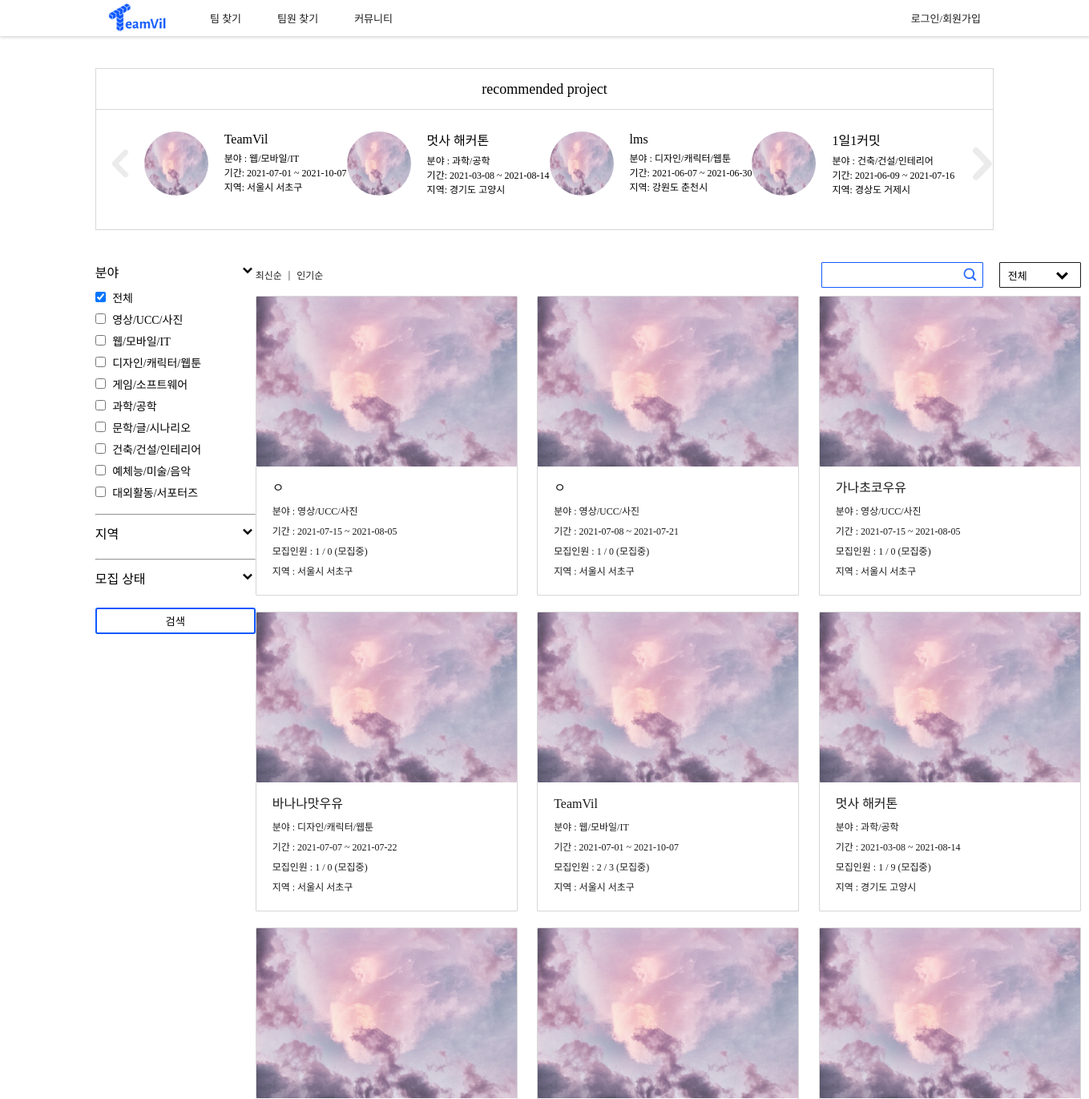
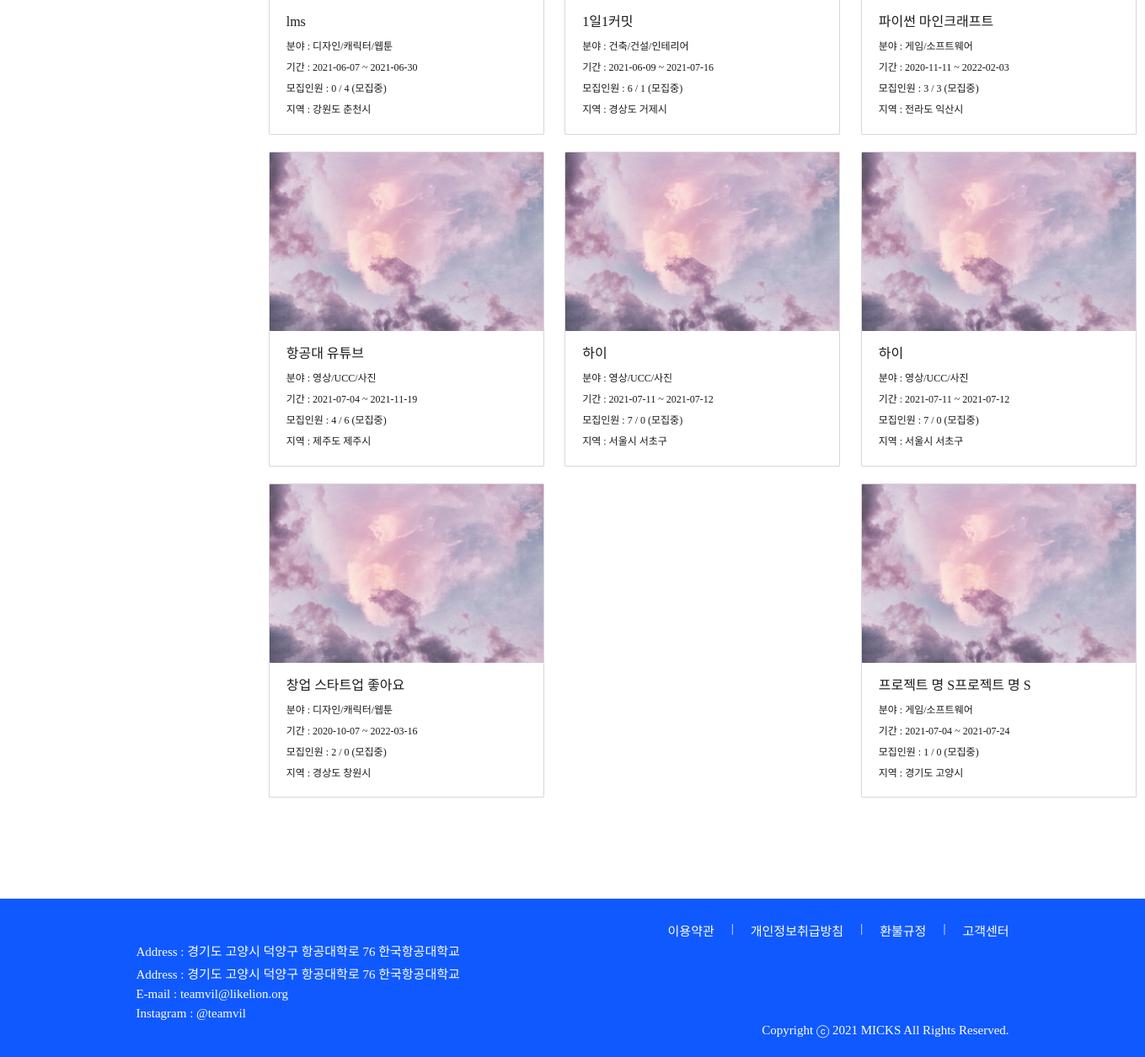
/project/team_search/, run on the app's committed database (2 pictures, top to bottom).
### project/models.py (models this page shows, shortened)
class Project(models.Model):
    user_id = models.ForeignKey(User, on_delete = models.PROTECT, db_column="user_id")
    use = models.IntegerField(default=0)
    isEnd = models.IntegerField(default=0)
    type = models.IntegerField()
    title = models.CharField(max_length=100)
    desc = models.CharField(max_length=100)
    field1_id = models.ForeignKey('home.Field1', on_delete = models.CASCADE, db_column="field1_id")
    field2 = models.CharField(max_length=20)
    region1_id = models.ForeignKey('home.Region1', on_delete = models.CASCADE, db_column="region1_id")
    region2_id = models.ForeignKey('home.Region2', on_delete = models.CASCADE, db_column="region2_id")
    mem_total = models.IntegerField()
    mem_now = models.IntegerField()
    mem_duty = models.IntegerField(default=0)
    start_date = models.DateField()
    end_date = models.DateField()
    state = models.IntegerField(default=1)
    school = models.CharField(max_length=45, null=True)
    content = models.TextField()
    isLink = models.IntegerField(default=0)
    isFile = models.IntegerField(default=0)
    education_id = models.ForeignKey('home.Education', on_delete = models.CASCADE, db_column="education_id", null=True)
    view_cnt = models.IntegerField(default=0)
    register = models.DateTimeField(default=timezone.now)

### home/models.py (models this page shows, shortened)
class Field1(models.Model):
    field1 = models.CharField(max_length=20)

class Region1(models.Model):
    region1 = models.CharField(max_length=20)

class Region2(models.Model):
    region1_id = models.ForeignKey(Region1, on_delete = models.CASCADE, db_column="region1_id")
    region2 = models.CharField(max_length=20)

### project/views.py (the view)
# urls.py: path('team_search/', views.team_search, name = "team_search"),
def team_search(request):
    projects = Project.objects.all().order_by('-register')
    projects_reg = Project.objects.all().order_by('id')[:4]
    field1 = Field1.objects.all() # 대분야 (ex IT)
    mbti = Mbti.objects.all()
    region2 = Region2.objects.all() # ~시 (서울만 ~구)
    term = Term.objects.all()
    job = Job.objects.all()
    return render(request, "team_search.html", {'projects':projects, "field1s":field1, "mbtis" : mbti,
                                                    "region2s": region2, "terms": term, "jobs": job, "projects_reg": projects_reg})

### project/templates/team_search.html (shortened to what this page needs)
<!DOCTYPE html>
<html lang="en">
{% load static %}
<head>
    <link rel="stylesheet" href="{% static 'css/base.css' %}">
    <link rel="stylesheet" href="{% static 'css/team_search.css' %}">
</head>
<body>
    {% include 'navbar.html' %}
    <section class="member_search-rec-box margin margin">
        <p class="member_search-rec-title spoqa-regular">recommended project</p>
        <div class="member_search-rec-container">
            <img class="member_search-chevron-left" src="{% static 'image/chevron-left.png' %}" alt="">
            {% for reg in projects_reg %}
            <div class="member_search-rec-member">
                <img class="member_search-rec-image" src="{% static 'image/cloud.jpg' %}">
                <div class="member_search-rec-info">
                    <p class="member_search-rec-info-name spoqa-regular">{{reg.title}}</p>
                    <p class="spoqa-light">분야 : {{reg.field1_id.field1}}</p>
                    <p class="spoqa-light">기간: {{reg.start_date|date:"Y-m-d"}} ~ {{reg.end_date|date:"Y-m-d"}}</p>
                    <p class="spoqa-light">지역: {{reg.region1_id.region1}} {{reg.region2_id.region2}}</p>
                </div>
            </div>
            {% endfor %}
            <img class="member_search-chevron-right" src="{% static 'image/chevron-right.png' %}" alt="">
        </div>
    </section>
    <section class="team_search-main-container margin">
        <aside class="team_search-filter-container">
            <div class="team_search-filter-item-container">
                <div class="team_search-filter-active">
                    <p class="team_search-filter-title spoqa-medium">분야</p>
                    <div value="field1" class="drop_btn">
                        <img class="team_search-chevron" src="{% static 'image/chevron-down.png' %}">
                    </div>
                </div>
                <div class="active" id="field1">
                    <div class="team_search-filter-item-list spoqa-light">
                        <label>
                            <input type="checkbox" value='all' class="field1" data="field1_all" checked>
                            <span>전체</span>
                        </label>
                    </div>
                    {% for field1 in field1s %}
                        <div class="team_search-filter-item-list spoqa-light">
                            <label>
                                <input type="checkbox" value='{{field1.id}}' class="field1">
                                <span>{{field1.field1}}</span>
                            </label>
                        </div>
                    {% endfor %}
                </div>
                <hr>
                <div class="team_search-filter-active">
                    <p class="team_search-filter-title spoqa-medium">지역</p>
                    <div value="region" class="drop_btn">
                        <img class="team_search-chevron" src="{% static 'image/chevron-down.png' %}">
                    </div>
                </div>
                <hr>
                <div class="team_search-filter-active">
                    <p class="team_search-filter-title spoqa-medium">모집 상태</p>
                    <div value="state" class="drop_btn">
                        <img class="team_search-chevron" src="{% static 'image/chevron-down.png' %}">
                    </div>
                </div>
            </div>
            <a class="a-search">
                <button class="search team_filter spoqa-medium">검색</button>
            </a>
        </aside>
        <main>
            <div class="member_search-member-select-container">
                <div class="member_search-member-select-sort spoqa-regular">
                    <a href="">최신순</a>
                    <p>|</p>
                    <a href="">인기순</a>
                </div>
                <div class="member_search-member-select-right-container">
                    <div class="member_search-search-container">
                        <input class="member_search-member-select-search spoqa-light" type="text">
                        <img class="member_search-search-button" src="{% static 'image/search.png' %}">
                    </div>
                    <div class="member_search-member-select-state spoqa-regular drop_btn" value="sort">
                        <div class="member_search-select-state-button">
                            <p>전체</p>
                            <img class="member_search-chevron" src="{% static 'image/chevron-down.png' %}">
                        </div>
                    </div>
                </div>
            </div>
            <div class="team_search-team-container">
                {% for project in projects %}
                    <a href="{% url 'team_detail' project.id %}">
                        <article class="team_search-team-item">
                            <img class="team_search-team-image" src="{% static 'image/cloud.jpg' %}" alt="">
                            <div class="team_search-team-item-text">
                                <p class="team_search-team-item-title spoqa-medium">{{project.title}}</p>
                                <p class="team_search-team-item-content spoqa-regular">분야 : {{project.field1_id.field1}}</p>
                                <p class="team_search-team-item-content spoqa-regular">기간 : {{project.start_date|date:"Y-m-d"}} ~ {{project.end_date|date:"Y-m-d"}}</p>
                                <p class="team_search-team-item-content spoqa-regular">모집인원 : {{project.mem_now}} / {{project.mem_duty}}
                                    {% if project.state == 1%}
                                        (모집중)
                                    {% else %}
                                        (모집완료)
                                    {% endif %}
                                </p>
                                <p class="team_search-team-item-content spoqa-regular">지역 : {{project.region1_id.region1}} {{project.region2_id.region2}}</p>
                            </div>
                        </article>
                    </a>
                {% endfor %}
            </div>
        </main>
    </section>
    {% include 'footer.html' %}
</body>
</html>

### teamvil/static/css/base.css (style rules this page uses)
* { margin: 0; padding: 0; }
.margin { margin: 0px 118.6875px; }
.active { display: block; }
.spoqa-light { font-family: 'Spoqa Han Sans Neo', 'sans-serif'; font-weight: 300; }
.spoqa-regular { font-family: 'Spoqa Han Sans Neo', 'sans-serif'; font-weight: 400; }
.spoqa-medium { font-family: 'Spoqa Han Sans Neo', 'sans-serif'; font-weight: 500; }
a { text-decoration: none; color: #1B1B1B; }

### project/static/css/team_search.css (style rules this page uses)
hr { margin: 10px 0px; }
label { cursor: pointer; }
.member_search-rec-box { margin-top: 40px; margin-bottom: 40px; height: 200px; border: 1px solid #D7D7D7; min-width: 1000px; }
.member_search-rec-title { height: 50px; border-bottom: 1px solid #D7D7D7; text-align: center; line-height: 50px; margin-bottom: 25px; font-size: 18px; }
.member_search-rec-container { display: flex; justify-content: space-between; align-items: center; }
.member_search-chevron-left { display: block; width: 60px; height: 60px; }
.member_search-rec-member { display: flex; align-items: center; flex-shrink: 0; }
.member_search-rec-image { width: 80px; height: 80px; border-radius: 100px; margin-right: 20px; }
.member_search-rec-info { font-size: 12px; }
.member_search-rec-info-name { font-size: 16px; margin-bottom: 5px; }
.team_search-main-container { display: flex; justify-content: space-between; align-items: flex-start; margin-bottom: 100px; }
.team_search-filter-item-container { display: flex; flex-direction: column; width: 200px; }
.team_search-filter-active { display: flex; justify-content: space-between; }
.team_search-filter-title { margin-bottom: 10px; }
.team_search-chevron { width: 20px; height: 20px; }
.team_search-filter-item-list { display: flex; align-items: center; margin-bottom: 7px; font-size: 14px; }
.team_search-filter-item-list input { margin-right: 5px; }
.member_search-member-select-container { display: flex; justify-content: space-between; margin-bottom: 10px; }
.member_search-member-select-sort { display: flex; justify-content: space-between; align-items: center; }
.member_search-member-select-sort a { font-size: 12px; }
.member_search-member-select-sort p { font-size: 12px; margin: 0 8px; }
.member_search-member-select-right-container { display: flex; justify-content: space-between; }
.member_search-search-container { display: flex; justify-content: space-between; align-items: center; margin-right: 20px; width: 200px; height: 30px; border: 1px solid #0f59ff; border-radius: 1px; }
.member_search-member-select-search { display: block; border: none; margin-left: 10px; font-size: 12px; width: 160px; }
.member_search-search-button { width: 20px; height: 20px; margin-right: 5px; }
.member_search-select-state-button { display: flex; justify-content: space-between; align-items: center; width: 80px; height: 30px; border: 1px solid #1b1b1b; border-radius: 1px; padding: 0 10px; }
.member_search-select-state-button p { font-size: 13px; }
.team_search-team-container { display: flex; flex-wrap: wrap; justify-content: space-between; width: 1030px; }
.team_search-team-item { width: 324.985px; height: 371.8875px; border: 1px solid #D7D7D7; border-radius: 1px; margin-bottom: 20px; }
.team_search-team-image { width: 324.985px; height: 212.055px; border-radius: 1px; }
.team_search-team-item-text { padding: 10px 20px; line-height: 25px; }
.team_search-team-item-title { display: inline-block; font-size: 16px; margin-bottom: 5px; }
.team_search-team-item-content { font-size: 12px; }
.active { display: block; }
.search { display: block; width: 100%; padding: 5px; margin-top: 15px; background-color: #ffffff; border: 2px solid #0f59ff; border-radius: 3px; }
.a-search { color: #0f59ff; }

### data on the page
Project: title "TeamVil", field1_id.field1 "웹/모바일/IT", start_date "2021-07-01", end_date "2021-10-07", region1_id.region1 "서울시", region2_id.region2 "서초구", mem_now "2", mem_duty "3", state "(모집중)"
Project: title "멋사 해커톤", field1_id.field1 "과학/공학", start_date "2021-03-08", end_date "2021-08-14", region1_id.region1 "경기도", region2_id.region2 "고양시", mem_now "1", mem_duty "9", state "(모집중)"
Project: title "lms", field1_id.field1 "디자인/캐릭터/웹툰", start_date "2021-06-07", end_date "2021-06-30", region1_id.region1 "강원도", region2_id.region2 "춘천시", mem_now "0", mem_duty "4", state "(모집중)"
Project: title "1일1커밋", field1_id.field1 "건축/건설/인테리어", start_date "2021-06-09", end_date "2021-07-16", region1_id.region1 "경상도", region2_id.region2 "거제시", mem_now "6", mem_duty "1", state "(모집중)"
Field1: field1 "영상/UCC/사진"
Field1: field1 "웹/모바일/IT"
Field1: field1 "디자인/캐릭터/웹툰"
Field1: field1 "게임/소프트웨어"
Field1: field1 "과학/공학"
Field1: field1 "문학/글/시나리오"
Field1: field1 "건축/건설/인테리어"
Field1: field1 "예체능/미술/음악"
Field1: field1 "대외활동/서포터즈"
Project: title "ㅇ", field1_id.field1 "영상/UCC/사진", start_date "2021-07-15", end_date "2021-08-05", mem_now "1", mem_duty "0", state "(모집중)", region1_id.region1 "서울시", region2_id.region2 "서초구"
Project: title "ㅇ", field1_id.field1 "영상/UCC/사진", start_date "2021-07-08", end_date "2021-07-21", mem_now "1", mem_duty "0", state "(모집중)", region1_id.region1 "서울시", region2_id.region2 "서초구"
Project: title "가나초코우유", field1_id.field1 "영상/UCC/사진", start_date "2021-07-15", end_date "2021-08-05", mem_now "1", mem_duty "0", state "(모집중)", region1_id.region1 "서울시", region2_id.region2 "서초구"
Project: title "바나나맛우유", field1_id.field1 "디자인/캐릭터/웹툰", start_date "2021-07-07", end_date "2021-07-22", mem_now "1", mem_duty "0", state "(모집중)", region1_id.region1 "서울시", region2_id.region2 "서초구"
Project: title "파이썬 마인크래프트", field1_id.field1 "게임/소프트웨어", start_date "2020-11-11", end_date "2022-02-03", mem_now "3", mem_duty "3", state "(모집중)", region1_id.region1 "전라도", region2_id.region2 "익산시"
Project: title "항공대 유튜브", field1_id.field1 "영상/UCC/사진", start_date "2021-07-04", end_date "2021-11-19", mem_now "4", mem_duty "6", state "(모집중)", region1_id.region1 "제주도", region2_id.region2 "제주시"
Project: title "하이", field1_id.field1 "영상/UCC/사진", start_date "2021-07-11", end_date "2021-07-12", mem_now "7", mem_duty "0", state "(모집중)", region1_id.region1 "서울시", region2_id.region2 "서초구"
Project: title "하이", field1_id.field1 "영상/UCC/사진", start_date "2021-07-11", end_date "2021-07-12", mem_now "7", mem_duty "0", state "(모집중)", region1_id.region1 "서울시", region2_id.region2 "서초구"
Project: title "창업 스타트업 좋아요", field1_id.field1 "디자인/캐릭터/웹툰", start_date "2020-10-07", end_date "2022-03-16", mem_now "2", mem_duty "0", state "(모집중)", region1_id.region1 "경상도", region2_id.region2 "창원시"
Project: title "프로젝트 명 S프로젝트 명 S", field1_id.field1 "게임/소프트웨어", start_date "2021-07-04", end_date "2021-07-24", mem_now "1", mem_duty "0", state "(모집중)", region1_id.region1 "경기도", region2_id.region2 "고양시"
